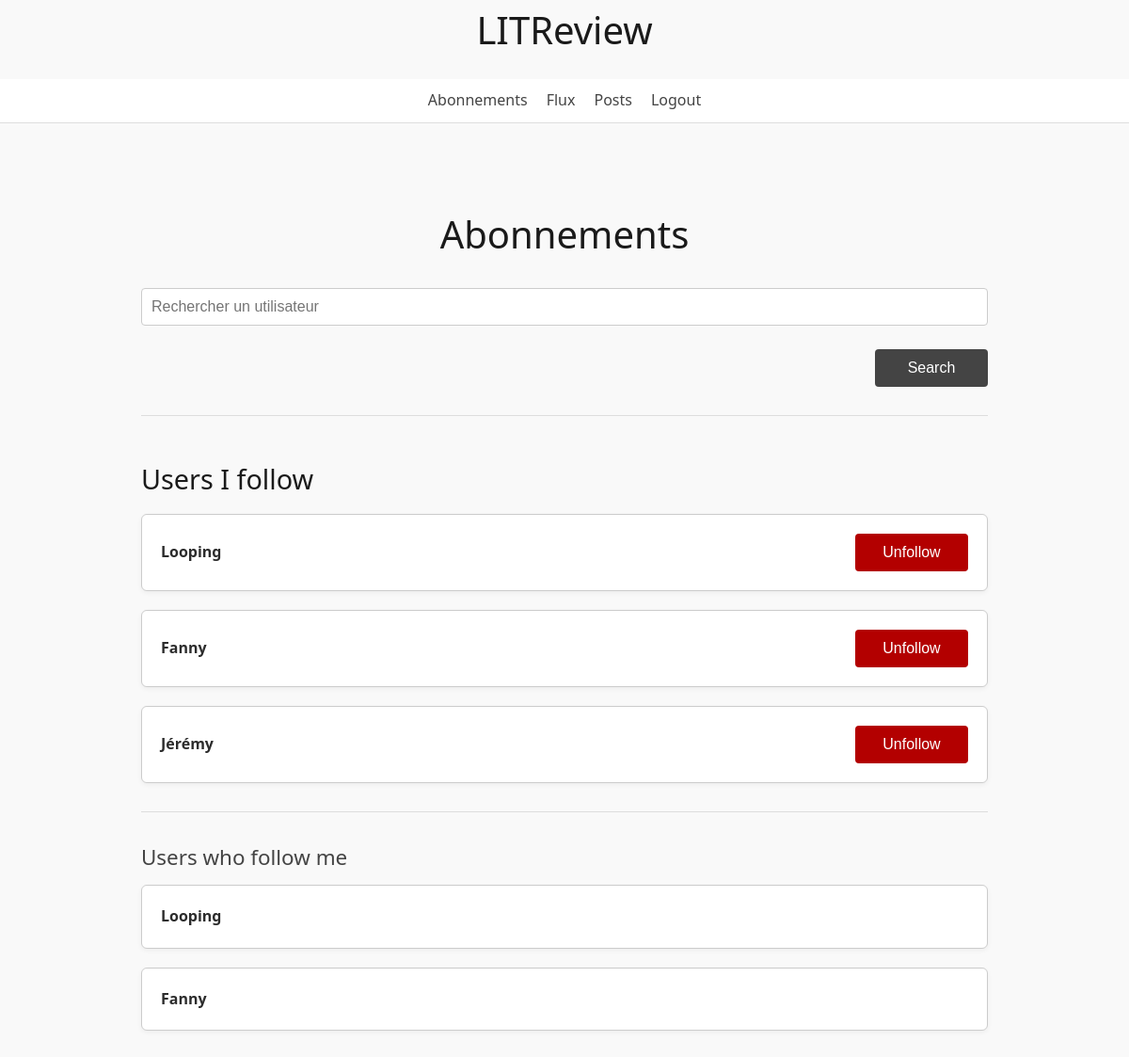
The app's page /accounts/subscriptions/ (signed in), older data.
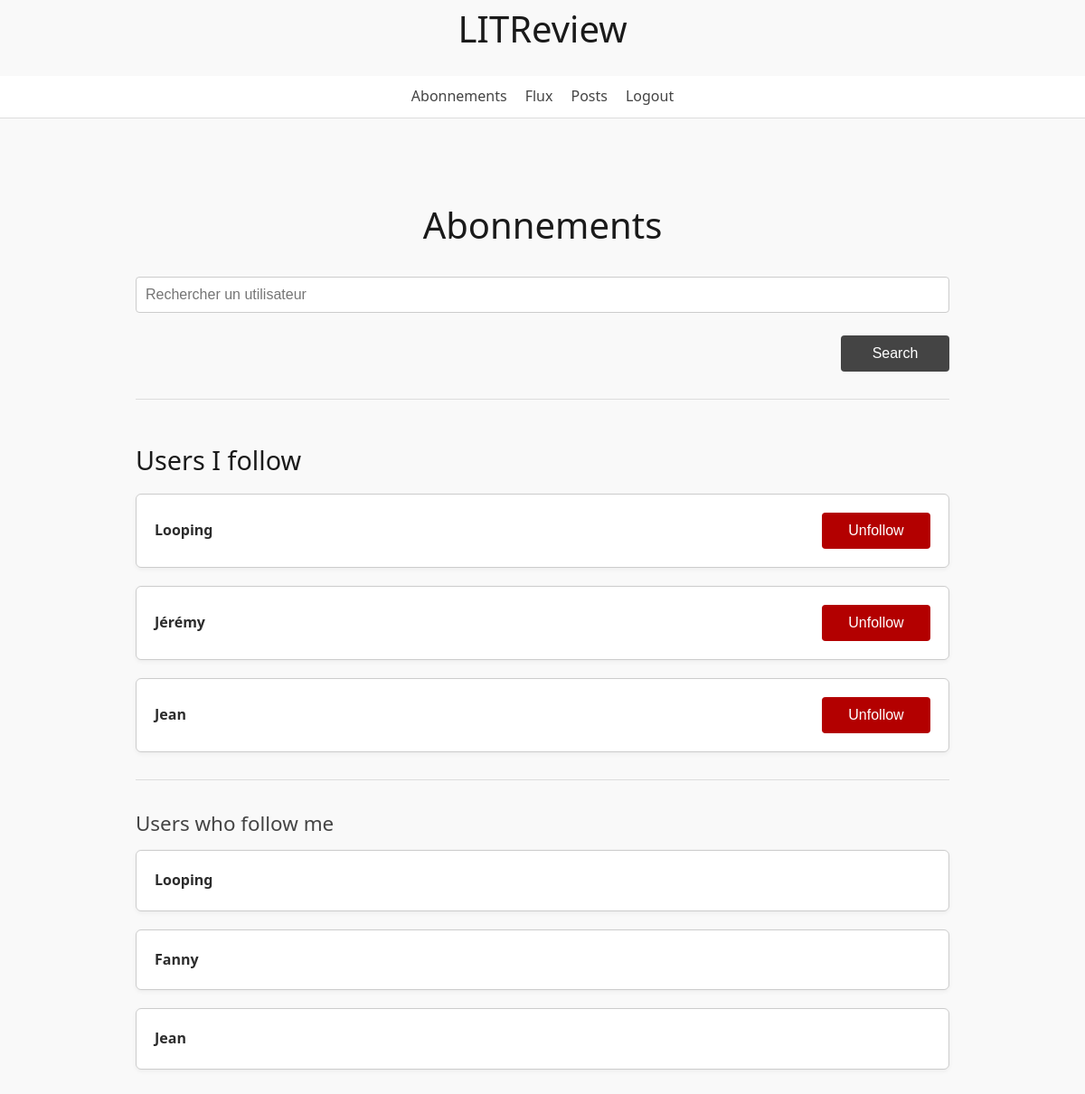
The same page, newer data.
### accounts/models.py (models this page shows)
class User(AbstractUser):
    bio = models.TextField(blank=True, null=True)  # Champ texte optionnel, peut être vide ou nul
    pass  # Indique qu'il n'y a pas d'autre ajout pour l'instant

### accounts/views.py (the view)
# urls.py: path("subscriptions/", views.subscriptions_view, name="subscriptions"),
@login_required
def subscriptions_view(request):
    current_user = request.user
    query = request.GET.get("q", "")
    if request.method == "POST":
        if request.POST.get("action") == "unfollow":
            user_id = request.POST.get("user_id")
            user_to_unfollow = get_object_or_404(User, id=user_id)
            UserFollows.objects.filter(user=current_user, followed_user=user_to_unfollow).delete()
            return redirect("subscriptions")
        else:
            form = FollowUserForm(request.POST)
            if form.is_valid():
                user_to_follow = form.cleaned_data["username"]
                if user_to_follow != current_user:
                    UserFollows.objects.get_or_create(user=current_user, followed_user=user_to_follow)
                return redirect("subscriptions")
    else:
        form = FollowUserForm()
    search_results = []
    if query:
        search_results = User.objects.filter(username__icontains=query).exclude(id=current_user.id)
    following_relations = UserFollows.objects.filter(user=current_user)
    following = [relation.followed_user for relation in following_relations]
    followers_relations = UserFollows.objects.filter(followed_user=current_user)
    followers = [relation.user for relation in followers_relations]
    context = {
        "form": form,
        "following": following,
        "followers": followers,
        "search_results": search_results,
        "query": query,
    }
    return render(request, "accounts/subscriptions.html", context)

### accounts/forms.py (shortened to what this page needs)
class FollowUserForm(forms.Form):
    username = forms.CharField(label="Nom d'utilisateur à suivre", max_length=150)

### accounts/templates/accounts/subscriptions.html (shortened to what this page needs)
{% extends 'base_feed.html' %}
{% block content %}
<main>
<h1>Abonnements</h1>
<form method="get" action="{% url 'subscriptions' %}">
    <input type="text" name="q" placeholder="Rechercher un utilisateur" value="{{ query|default:'' }}">
    <div class="actions-right">
        <button type="submit" class="button">Search</button>
    </div>
</form>
<hr>
<h2>Users I follow</h2>
{% if following %}
    {% for user in following %}
        <div class="ticket follow-item">
            <div class="user-name">
                <strong>{{ user.username }}</strong>
            </div>
            <form method="post" action="{% url 'subscriptions' %}">
                <button class="button delete-button" type="submit" >Unfollow</button>
            </form>
        </div>
    {% endfor %}
{% else %}
    <p>You're not following anyone.</p>
{% endif %}
<hr>
<h3>Users who follow me</h3>
{% if followers %}
    {% for user in followers %}
        <div class="ticket">
            <strong>{{ user.username }}</strong>
        </div>
    {% endfor %}
{% else %}
    <p>No user is following you.</p>
{% endif %}
</main>
{% endblock %}

Row changes from the older to the newer data that the page shows:
no longer on one of the page's lists (row unchanged): User: username "Fanny"
added User: username "Jean"
